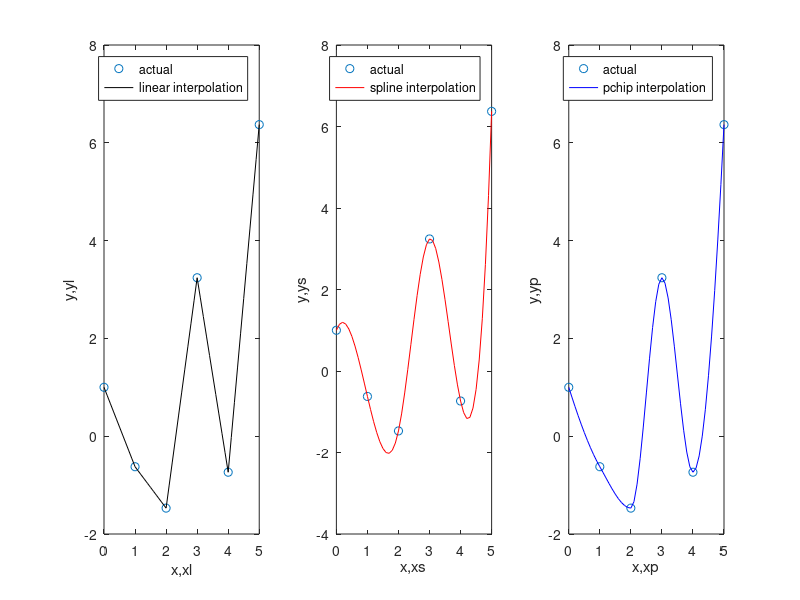

Write the MATLAB code that produced this figure.
clc
clear
x=[0 1 2 3 4 5];
y=[1 -0.6242 -1.4707 3.2406 -0.7366 6.3717];
xl=0:0.1:5;
yl=interp1(x,y,xl);
xs=0:0.1:5;
ys=interp1(x,y,xs,'spline');
xp=0:0.1:5;
yp=interp1(x,y,xp,'pchip');
subplot(1,3,1),plot(x,y,'o',xl,yl,'k')
xlabel('x,xl')
ylabel('y,yl')
legend('actual','linear interpolation')
subplot(1,3,2),plot(x,y,'o',xs,ys,'r')
xlabel('x,xs')
ylabel('y,ys')
legend('actual','spline interpolation')
subplot(1,3,3),plot(x,y,'o',xp,yp,'b')
xlabel('x,xp')
ylabel('y,yp')
legend('actual','pchip interpolation')
